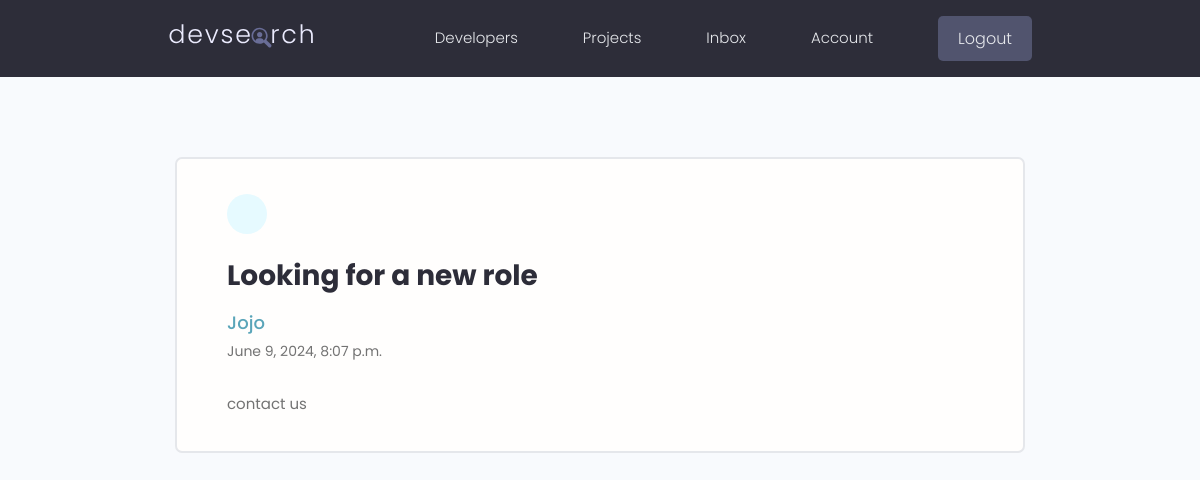
Screenshot of /message/b51dab2a-3839-48c9-930a-bb74644b2aef/ (signed in) with the database file from the repository.
### users/models.py (models this page shows, shortened)
class Message(models.Model):
    sender = models.ForeignKey(
        Profile, on_delete=models.SET_NULL, null=True, blank=True)
    recipient = models.ForeignKey(
        Profile, on_delete=models.SET_NULL, null=True, blank=True, related_name="messages")
    name = models.CharField(max_length=200, null=True, blank=True)
    email = models.EmailField(max_length=200, null=True, blank=True)
    subject = models.CharField(max_length=200, null=True, blank=True)
    body = models.TextField()
    is_read = models.BooleanField(default=False, null=True)
    created_at = models.DateTimeField(auto_now_add=True)
    id = models.UUIDField(default=uuid.uuid4, unique=True,
                          primary_key=True, editable=False)
    class Meta:
        ordering = ['is_read', '-created_at']

class Profile(models.Model):
    user = models.OneToOneField(User, on_delete=models.CASCADE)
    id = models.UUIDField(primary_key=True, editable=False, unique=True, default=uuid.uuid4)
    created_at = models.DateTimeField(auto_now_add=True)
    name = models.CharField(max_length=200, blank=True, null=True)
    username = models.CharField(max_length=200, blank=True, null=True)
    email = models.EmailField(max_length=200, blank=True, null=True)
    bio = models.TextField(blank=True, null=True)
    intro = models.CharField(max_length=200, blank=True, null=True)
    github_link = models.CharField(max_length=500, blank=True, null=True)
    website_link = models.CharField(max_length=500, blank=True, null=True)
    twitter_link = models.CharField(max_length=500, blank=True,null= True)
    image = models.ImageField(upload_to='profiles/', default='profiles/user-default.png')
    class Meta:
        ordering = ['created_at']

### users/views.py (the view)
# urls.py: path('message/<str:id>/', views.message, name='message'),
def message(request,id):
    profile = request.user.profile
    msg = profile.messages.get(id=id)
    if msg.is_read == False:
        msg.is_read = True
        msg.save()
    context = {'msg':msg}
    return render(request, 'users/message.html',context)

### users/templates/users/message.html (shortened to what this page needs)
{% extends 'main.html' %}
{% block content %}
<main class="messagePage my-xl">
  <div class="content-box">
    <div class="message">
      <a class="backButton" href="{% url 'inbox' %}"></a>
      <h2 class="message__subject">{{msg.subject}}</h4>
        <a href="{% url 'user-profile' msg.sender.id %}" class="message__author">{{msg.sender.name}}</a>
        <p class="message__date">{{msg.created_at}}</p>
        <div class="message__body">{{msg.body|linebreaksbr}}</div>
    </div>
  </div>
</main>
{% endblock content %}

### static/styles/app.css (style rules this page uses)
:root { --color-sub: #2d2d39; }
.content-box { width: 95%; max-width: 85rem; margin: 0 auto; }
.message { padding: 2.5rem 0; }
.message > a { display: flex; gap: 1rem; }
.message__author, .message__date { flex-basis: 25%; }
.message__subject { flex-basis: 50%; }
.message__date { text-align: right; }
.messagePage .message { list-style: none; background: var(--color-white); padding: 3.5rem 5rem; border: 2px solid var(--color-light); border-radius: 0.7rem; }
.messagePage .message__subject { font-size: 2.8rem; color: var(--color-sub); margin-bottom: 1rem; margin-top: 2rem; }
.messagePage .message__author { font-size: 1.8rem; font-weight: 500; }
.messagePage .message__date { font-size: 1.4rem; font-weight: 400; text-align: left; margin-bottom: 3rem; }
.backButton { background: var(--color-main-light); color: var(--color-main); width: 4rem; height: 4rem; display: flex; align-items: center; justify-content: center; border-radius: 50%; }

### static/uikit/styles/modules/_variables.css (style rules this page uses)
:root { --color-main: #5aa5b9; --color-main-light: #e6faff; --color-sub: #3f4156; --color-sub-light: #51546e; --color-sub-lighter: #ededfd; --color-text: #737373; --color-gray: #8b8b8b; --color-light: #e5e7eb; --color-light-gray: #767676; --color-bg: #f8fafd; --color-white: #fffefd; --color-white-light: #f3f3f3; --color-success: #359e64; --color-success-bg: #def8e8; --color-error: #fc4b0b; --color-error-bg: #fff2ee; --font-base: 'Poppins', arial, helvetica, 'Segoe UI', roboto, ubuntu, sans-serif; --font-monospace: 'Fira Code', 'Courier New', courier, monospace; --font-regular: 300; --font-medium: 500; --font-bold: 700; --generic-shadow: 1px 1px 5px #00000010; --generic-transition: all 0.3s ease-in-out; }

### static/uikit/styles/modules/_base.css (style rules this page uses)
* { margin: 0; padding: 0; box-sizing: border-box; text-rendering: optimizeLegibility; color: inherit; font-size: inherit; }
html { font-size: 50%; }
@media only screen and (min-width: 480px) { html { font-size: 56.25%; } }
@media only screen and (min-width: 1200px) { html { font-size: 62.5%; } }
body { line-height: 1.6; font-weight: 400; font-size: 1.5rem; color: var(--color-text); background-color: var(--color-bg); min-height: 100vh; }

### static/uikit/styles/modules/_typography.css (style rules this page uses)
* { font-family: var(--font-base); }
h2 { font-size: 3.6rem; font-weight: var(--font-bold); }
p, span, strong { font-size: 1.6rem; color: var(--color-text); font-weight: var(--font-regular); }
a { padding-bottom: 2px; text-decoration: none; display: inline-block; color: var(--color-main); font-weight: var(--font-medium); }

### static/uikit/styles/modules/_utilities.css (style rules this page uses)
.my-xl { margin: 8rem auto; }

### rows the page displays
Message: subject "Looking for a new role", sender.name "Jojo", created_at "June 9, 2024, 8:07 p.m.", body "contact us"
